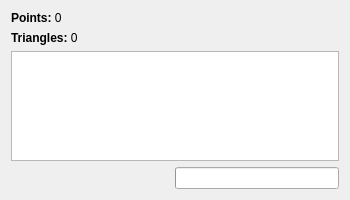
<?xml version="1.0" encoding="UTF-8"?>
<ui version="4.0">
 <class>MeshAnalyzer</class>
 <widget class="QDialog" name="MeshAnalyzer">
  <property name="windowModality">
   <enum>Qt::ApplicationModal</enum>
  </property>
  <property name="geometry">
   <rect>
    <x>0</x>
    <y>0</y>
    <width>350</width>
    <height>200</height>
   </rect>
  </property>
  <property name="minimumSize">
   <size>
    <width>250</width>
    <height>200</height>
   </size>
  </property>
  <property name="windowTitle">
   <string>Mesh analyzer</string>
  </property>
  <property name="windowIcon">
   <iconset resource="../res/Images.qrc">
    <normaloff>:/img/app-icon.png</normaloff>:/img/app-icon.png</iconset>
  </property>
  <layout class="QVBoxLayout" name="verticalLayout">
   <item>
    <widget class="QLabel" name="labelPoints">
     <property name="text">
      <string>&lt;b&gt;Points:&lt;/b&gt; 0</string>
     </property>
    </widget>
   </item>
   <item>
    <widget class="QLabel" name="labelTriangles">
     <property name="text">
      <string>&lt;b&gt;Triangles:&lt;/b&gt; 0</string>
     </property>
    </widget>
   </item>
   <item>
    <widget class="QTextEdit" name="text">
     <property name="lineWrapMode">
      <enum>QTextEdit::NoWrap</enum>
     </property>
     <property name="readOnly">
      <bool>true</bool>
     </property>
     <property name="textInteractionFlags">
      <set>Qt::TextSelectableByKeyboard|Qt::TextSelectableByMouse</set>
     </property>
    </widget>
   </item>
   <item>
    <layout class="QHBoxLayout" name="horizontalLayout">
     <item>
      <spacer name="horizontalSpacer">
       <property name="orientation">
        <enum>Qt::Horizontal</enum>
       </property>
       <property name="sizeHint" stdset="0">
        <size>
         <width>40</width>
         <height>20</height>
        </size>
       </property>
      </spacer>
     </item>
     <item>
      <widget class="QProgressBar" name="progressBar">
       <property name="value">
        <number>0</number>
       </property>
       <property name="textVisible">
        <bool>false</bool>
       </property>
      </widget>
     </item>
    </layout>
   </item>
  </layout>
 </widget>
 <resources>
  <include location="../res/Images.qrc"/>
 </resources>
 <connections/>
</ui>
